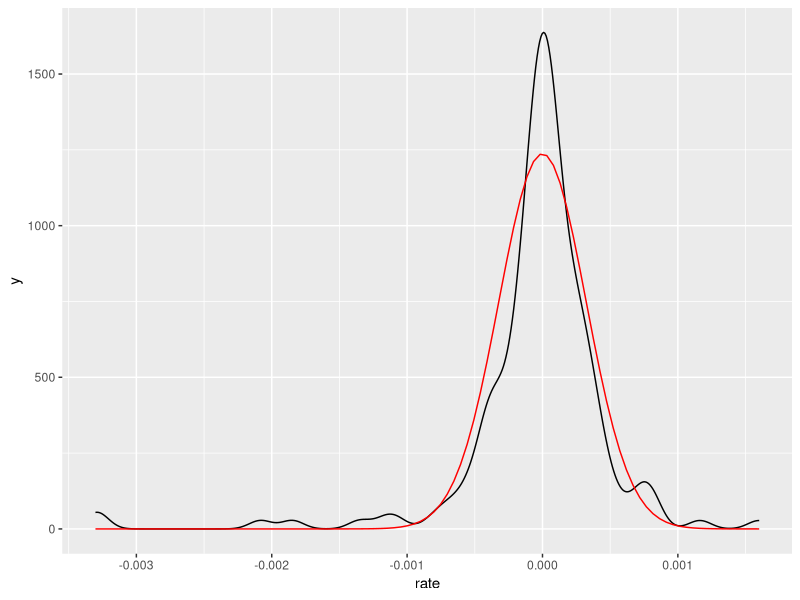
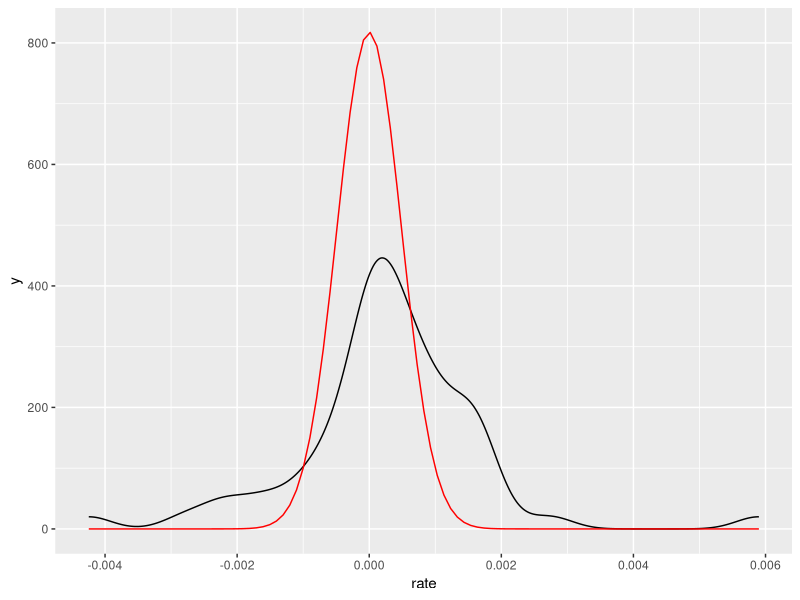

R code for these plots, in order:
library(ggplot2)

dataall<-read.csv("rate.csv")
head(dataall,40)

FriSemi = dataall[dataall$TERM == 180&dataall$DAY == 5,]
FriYear = dataall[dataall$TERM == 365&dataall$DAY == 5,]

## for the semi data
n = nrow(FriSemi)

diff = abs(FriSemi$RATE[2:n]-FriSemi$RATE[1:(n-1)])
rate = FriSemi$RATE[1:(n-1)]

beta0=0
beta1=1

for(i in 1:1000){
  beta5 = (beta0+beta1)/2
  result0 = sum(n*diff^2*log(rate)*rate^(-2*beta0))/sum(diff^2*rate^(-2*beta0))-sum(log(rate))
  result5 = sum(n*diff^2*log(rate)*rate^(-2*beta5))/sum(diff^2*rate^(-2*beta5))-sum(log(rate))
  if(result0*result5 > 0)
    beta0 = beta5
  else
    beta1 = beta5
}

betasemi = beta5
sigmasemi = sum(diff^2/rate^betasemi/n)

# for the one year data
n = nrow(FriYear)

diff = abs(FriYear$RATE[2:n]-FriYear$RATE[1:(n-1)])
rate = FriYear$RATE[1:(n-1)]

beta0=0
beta1=1

for(i in 1:1000){
  beta5 = (beta0+beta1)/2
  result0 = sum(n*diff^2*log(rate)*rate^(-2*beta0))/sum(diff^2*rate^(-2*beta0))-sum(log(rate))
  result5 = sum(n*diff^2*log(rate)*rate^(-2*beta5))/sum(diff^2*rate^(-2*beta5))-sum(log(rate))
  if(result0*result5 > 0)
    beta0 = beta5
  else
    beta1 = beta5
}

betayear = beta5
sigmayear = sum(diff^2/rate^betayear/n)

# Calculate VaR for one year maturity bond
# with semi-anually 4% coupon 

rsemi = FriSemi$RATE[n]
ryear = FriYear$RATE[n]

FV = 2/(1+rsemi)^0.5+102/(1+ryear)

sen = 500

PandL = rep(0,sen)

for (i in 1:sen){
  k = sample(1:(n-1),1)
  rseminew = rsemi+rsemi^betasemi/(FriSemi$RATE[k])^betasemi*(FriSemi$RATE[k+1]-FriSemi$RATE[k])
  ryearnew = ryear+ryear^betayear/(FriSemi$RATE[k])^betayear*(FriYear$RATE[k+1]-FriYear$RATE[k])
  PandL[i] = 1 - (2/(1+rseminew)^0.5+102/(1+ryearnew))/FV
}

PandL = sort(PandL)
VaR = PandL[floor(sen*0.01)]*100

# Calculate VaR for one year maturity zero coupon bond

ryear = FriYear$RATE[n]

FV = 100/(1+ryear)

sen = 500

PandL = rep(0,sen)

for (i in 1:sen){
  k = sample(1:(n-1),1)
  ryearnew = ryear+ryear^betayear/(FriSemi$RATE[k])^betayear*(FriYear$RATE[k+1]-FriYear$RATE[k])
  PandL[i] = 1 - 100/(1+ryearnew)/FV
}

PandL = sort(PandL)
VaR1 = PandL[floor(sen*0.01)]*100

Frinext = FriYear[2:n,]
rate1 = FriYear[FriYear$RATE<0.011&FriYear$RATE>0.009,]
rate1d = Frinext[FriYear$RATE<0.011&FriYear$RATE>0.009,]
diffplot1 = data.frame(rate = rate1d$RATE-rate1$RATE, level = rep(1,nrow(rate1)) )
rate3 = FriYear[FriYear$RATE<0.027&FriYear$RATE>0.025,]
rate3d = Frinext[FriYear$RATE<0.027&FriYear$RATE>0.025,]
diffplot3 = data.frame(rate = rate3d$RATE-rate3$RATE, level = rep(3,nrow(rate3)) )
plotdata = rbind(diffplot1,diffplot3)
plotdata

ggplot(diffplot1, aes(rate)) +
  geom_density() +
  stat_function(fun = dnorm, colour = "red", args = list(mean = 0,sd = 0.01^betayear*sqrt(sigmayear)))

ggplot(diffplot3, aes(rate)) +
  geom_density() +
  stat_function(fun = dnorm, colour = "red", args = list(mean = 0,sd = 0.026^betayear*sqrt(sigmayear)))
